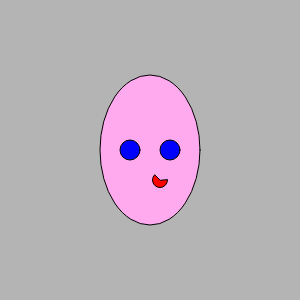
Frame 1 (no input)
Frame 60 (no input): identical to frame 1, image omitted
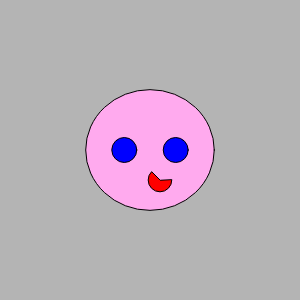
Frame 120 (the mouse pressed at the canvas centre since frame 60)

The p5.js sketch that drew these frames (run headless with seeded random() and noise() and a simulated clock; from frame 60 on, the mouse is pressed at the canvas centre):

// p5.js sketch
// ── sketch.js
var eyeSize = 20;
var faceWidth = 100;
var faceHeight = 150;
var x = 150;
var y = 150;
var munur = 15;

function setup(){
  createCanvas (300,300);
}

function draw(){
  background(180);
  fill('#fae');
  ellipse(x, y, faceWidth, faceHeight);

fill(color(0, 0, 255));
   var eyeLX = width/2 - faceWidth*0.20;
    var eyeRX = width/2 + faceWidth*0.20;
    ellipse(eyeLX, height/2, eyeSize, eyeSize);
    ellipse(eyeRX, height/2, eyeSize, eyeSize);

  // munur
  fill('red');
  arc(160, 180, munur, munur, 0, PI + QUARTER_PI, PIE);




  //.....kóði sem staðsetur augun m.v. x, y, faceWidth og faceHeight ætti að koma hér.

}

function mousePressed(){
  //Í hvert sinn sem músinni er smellt fá breyturnar ný gildi.
  faceWidth  = random(75,  150);
  faceHeight = random(100, 200);
  eyeSize    = random(10,  30);
  munur      = random(15, 40);
}
